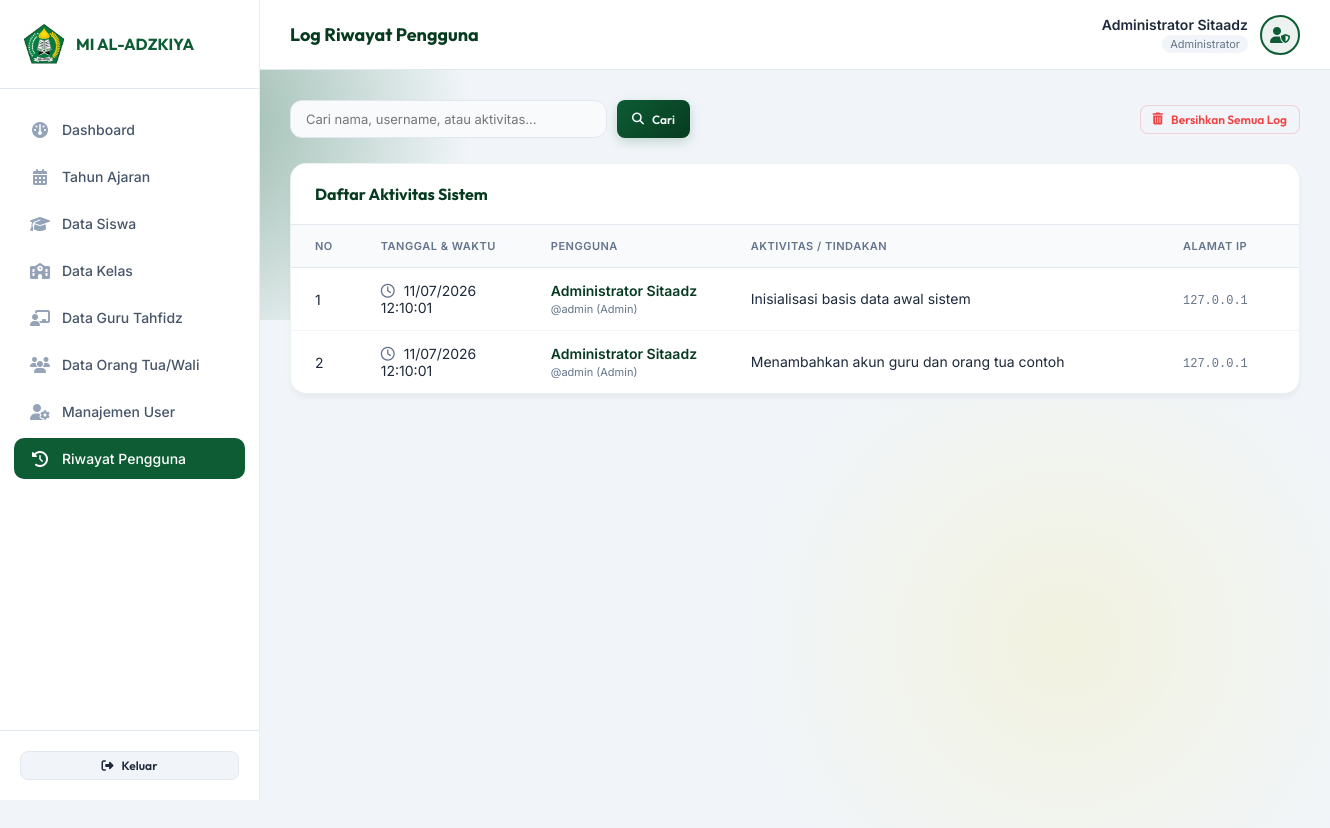
/admin/riwayat.php (signed in), run on the app's committed database.
### tables this page shows
CREATE TABLE riwayat_pengguna (
    id INT AUTO_INCREMENT PRIMARY KEY,
    user_id INT,
    aktivitas VARCHAR(255) NOT NULL,
    ip_address VARCHAR(45),
    created_at TIMESTAMP DEFAULT CURRENT_TIMESTAMP,
    FOREIGN KEY (user_id) REFERENCES users(id) ON DELETE SET NULL
);

CREATE TABLE users (
    id INT AUTO_INCREMENT PRIMARY KEY,
    username VARCHAR(50) NOT NULL UNIQUE,
    password VARCHAR(255) NOT NULL,
    nama_lengkap VARCHAR(100) NOT NULL,
    email VARCHAR(100) NOT NULL,
    role ENUM('admin', 'guru_tahfidz', 'orang_tua') NOT NULL,
    security_question VARCHAR(255) NOT NULL,
    security_answer VARCHAR(255) NOT NULL,
    created_at TIMESTAMP DEFAULT CURRENT_TIMESTAMP
);

### admin/riwayat.php (the view, shortened to what this page needs)
<?php
require_once 'header.php';
$search = trim($_GET['search'] ?? '');
$riwayat_logs = [];
try {
    if ($search !== '') {
        $stmt = $pdo->prepare("
            SELECT r.*, u.nama_lengkap, u.username, u.role
            FROM riwayat_pengguna r
            LEFT JOIN users u ON r.user_id = u.id
            WHERE u.nama_lengkap LIKE :search
               OR u.username LIKE :search
               OR r.aktivitas LIKE :search
            ORDER BY r.created_at DESC
        ");
        $stmt->execute(['search' => "%$search%"]);
        $riwayat_logs = $stmt->fetchAll();
    } else {
        $riwayat_logs = $pdo->query("
            SELECT r.*, u.nama_lengkap, u.username, u.role
            FROM riwayat_pengguna r
            LEFT JOIN users u ON r.user_id = u.id
            ORDER BY r.created_at DESC
        ")->fetchAll();
    }
} catch (\PDOException $e) {
    $error = 'Gagal memuat log riwayat dari database.';
}
?>
<div style="margin-bottom: 25px; display: flex; justify-content: space-between; align-items: center; flex-wrap: wrap; gap: 15px;">
    <form action="riwayat.php" method="GET" style="display: flex; gap: 10px; width: 100%; max-width: 400px;">
        <input type="text" name="search" class="form-control" placeholder="Cari nama, username, atau aktivitas..." style="padding: 10px 15px; font-size: 13px;" value="<?php echo htmlspecialchars($search); ?>">
        <button type="submit" class="btn btn-primary btn-sm" style="width: auto; padding: 0 15px;">
            <i class="fa-solid fa-magnifying-glass"></i> Cari
        </button>
    </form>
    <?php if (!empty($riwayat_logs) && $search === ''): ?>
        <form action="riwayat.php" method="POST" onsubmit="return confirm('Apakah Anda yakin ingin menghapus SELURUH catatan riwayat aktivitas pengguna? Tindakan ini tidak dapat dibatalkan.');">
            <button type="submit" class="btn btn-secondary btn-sm" style="color: var(--error-color); border-color: rgba(239, 68, 68, 0.2); width: auto;">
                <i class="fa-solid fa-trash-can"></i> Bersihkan Semua Log
            </button>
        </form>
    <?php endif; ?>
</div>
<div class="admin-card-table">
    <div class="admin-card-header">
        <h2>Daftar Aktivitas Sistem</h2>
    </div>
    <div class="table-responsive">
        <table class="table-admin">
            <thead>
                <tr>
                    <th style="width: 60px;">No</th>
                    <th style="width: 170px;">Tanggal & Waktu</th>
                    <th style="width: 200px;">Pengguna</th>
                    <th>Aktivitas / Tindakan</th>
                    <th style="width: 140px;">Alamat IP</th>
                </tr>
            </thead>
            <tbody>
                <?php if (empty($riwayat_logs)): ?>
                    <tr>
                        <td colspan="5" style="text-align: center; color: var(--text-muted);">Tidak ditemukan catatan riwayat aktivitas.</td>
                    </tr>
                <?php else: ?>
                    <?php $no = 1; foreach ($riwayat_logs as $log): ?>
                        <tr>
                            <td><?php echo $no++; ?></td>
                            <td>
                                <i class="fa-regular fa-clock" style="color: var(--text-muted); margin-right: 5px;"></i>
                                <?php echo date('d/m/Y H:i:s', strtotime($log['created_at'])); ?>
                            </td>
                            <td>
                                <div style="font-weight: 600; color: var(--primary-dark);">
                                    <?php echo htmlspecialchars($log['nama_lengkap'] ?? 'Sistem'); ?>
                                </div>
                                <?php if ($log['username']): ?>
                                    <span style="font-size: 11px; color: var(--text-muted);">
                                        @<?php echo htmlspecialchars($log['username']); ?>
                                        (<?php echo $log['role'] === 'admin' ? 'Admin' : ($log['role'] === 'guru_tahfidz' ? 'Guru' : 'Wali'); ?>)
                                    </span>
                                <?php endif; ?>
                            </td>
                            <td style="line-height: 1.4;"><?php echo htmlspecialchars($log['aktivitas']); ?></td>
                            <td>
                                <span style="font-family: monospace; font-size: 12px; color: #64748b;">
                                    <?php echo htmlspecialchars($log['ip_address'] ?? '-'); ?>
                                </span>
                            </td>
                        </tr>
                    <?php endforeach; ?>
                <?php endif; ?>
            </tbody>
        </table>
    </div>
</div>
</main>
</div>
</div>
</body>
</html>

### assets/css/style.css (style rules this page uses)
:root { --primary-color: #0d5c34; --primary-light: #15804c; --primary-dark: #073b20; --accent-color: #ffd700; --accent-dark: #ccab00; --accent-glow: rgba(255, 215, 0, 0.35); --bg-dark: #0a140f; --text-main: #1e293b; --text-muted: #64748b; --text-light: #f8fafc; --card-bg: #ffffff; --card-border: rgba(13, 92, 52, 0.15); --error-color: #ef4444; --success-color: #10b981; --transition-speed: 0.3s; --font-heading: 'Outfit', sans-serif; --font-body: 'Inter', sans-serif; }
* { margin: 0; padding: 0; box-sizing: border-box; }
body { font-family: var(--font-body); background-color: var(--bg-dark); color: var(--text-main); min-height: 100vh; display: flex; justify-content: center; align-items: center; overflow-x: hidden; position: relative; }
body::before { content: ''; position: absolute; top: -10%; left: -10%; width: 50%; height: 50%; background: radial-gradient(circle, rgba(13, 92, 52, 0.4) 0%, transparent 70%); z-index: -1; pointer-events: none; }
body::after { content: ''; position: absolute; bottom: -10%; right: -10%; width: 60%; height: 60%; background: radial-gradient(circle, rgba(255, 215, 0, 0.1) 0%, transparent 70%); z-index: -1; pointer-events: none; }
.form-control { width: 100%; padding: 14px 16px 14px 44px; font-family: var(--font-body); font-size: 14px; border: 1.5px solid #e2e8f0; border-radius: 12px; background-color: #f8fafc; color: var(--text-main); outline: none; transition: all var(--transition-speed); }
.btn { width: 100%; padding: 14px; border: none; border-radius: 12px; font-family: var(--font-heading); font-size: 15px; font-weight: 600; cursor: pointer; transition: all var(--transition-speed); display: inline-flex; justify-content: center; align-items: center; gap: 8px; text-decoration: none; }
.btn-primary { background: linear-gradient(135deg, var(--primary-color) 0%, var(--primary-dark) 100%); color: var(--text-light); box-shadow: 0 4px 12px rgba(13, 92, 52, 0.2); }
.btn-secondary { background-color: #f1f5f9; color: var(--text-main); border: 1.5px solid #e2e8f0; }
.admin-body { background-color: #f1f5f9; color: var(--text-main); display: block; min-height: 100vh; overflow-x: hidden; }
.admin-card-table { background-color: #ffffff; border: 1px solid rgba(13, 92, 52, 0.08); border-radius: 16px; box-shadow: 0 4px 6px -1px rgba(0, 0, 0, 0.05); margin-bottom: 30px; overflow: hidden; }
.admin-card-header { padding: 20px 24px; border-bottom: 1px solid #e2e8f0; display: flex; justify-content: space-between; align-items: center; flex-wrap: wrap; gap: 15px; }
.admin-card-header h2 { font-family: var(--font-heading); font-size: 16px; font-weight: 700; color: var(--primary-dark); }
.table-responsive { width: 100%; overflow-x: auto; }
.table-admin { width: 100%; border-collapse: collapse; text-align: left; font-size: 14px; }
.table-admin th { background-color: #f8fafc; color: var(--text-muted); font-weight: 600; padding: 14px 24px; border-bottom: 1px solid #e2e8f0; text-transform: uppercase; font-size: 11px; letter-spacing: 0.5px; }
.table-admin td { padding: 14px 24px; border-bottom: 1px solid #f1f5f9; color: var(--text-main); }
.table-admin tr:last-child td { border-bottom: none; }
.btn-sm { padding: 6px 12px; font-size: 12px; border-radius: 8px; }

### data on the page
riwayat_pengguna: created_at "11/07/2026 12:10:01", user.nama_lengkap "Administrator Sitaadz", user.username "admin", aktivitas "Inisialisasi basis data awal sistem", ip_address "127.0.0.1"
riwayat_pengguna: created_at "11/07/2026 12:10:01", user.nama_lengkap "Administrator Sitaadz", user.username "admin", aktivitas "Menambahkan akun guru dan orang tua contoh", ip_address "127.0.0.1"

### other printed values
$nama_admin "Administrator Sitaadz"
